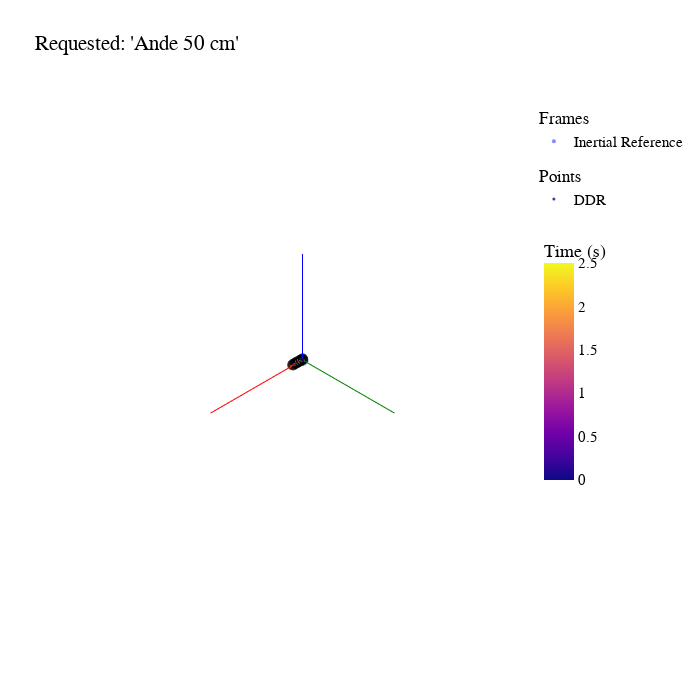

This figure's notebook cell:
### Code cell
# Create the Scene Viewer
scene = Viewer3D(title=f"Requested:\n'{recognized_speech}'", 
                 size=4) # In m

# Add inertial reference
scene.add_frame(
    transformation=np.eye(4), 
    name="Inertial Reference", 
    axis_size=5
)

# Add robot trajectory 
scene.add_points(points=trajectory, 
                 name='DDR',
                 color=time_vector,
                 colorscale='plasma',
                 range=[time_vector[0], time_vector[-1] + 0.5],
                 colorbar="Time (s)")

# Display poses
n_poses = 5
for pose in poses[::len(poses) // n_poses]:
    # Add poses
    scene.add_frame(
        transformation=pose, 
        axis_size=0.1,
        color='black'
    )

scene.figure.show()

### Figure 1 — Plotly figure (JSON) as saved in the notebook; plotly's stock layout.template omitted (floating-point values rounded to 4 significant figures)
{"data": [{"legendgroup": "Frames", "legendgrouptitle": {"text": "Frames"}, "marker": {"opacity": 0.8, "size": 4}, "mode": "markers", "name": "Inertial Reference", "showlegend": true, "type": "scatter3d", "x": [0], "y": [0], "z": [0]}, {"hoverinfo": "skip", "line": {"color": "red", "width": 2}, "mode": "lines", "name": "xInertial Reference", "showlegend": false, "type": "scatter3d", "x": [0, 5], "y": [0, 0], "z": [0, 0]}, {"hoverinfo": "skip", "line": {"color": "green", "width": 2}, "mode": "lines", "name": "yInertial Reference", "showlegend": false, "type": "scatter3d", "x": [0, 0], "y": [0, 5], "z": [0, 0]}, {"hoverinfo": "skip", "line": {"color": "blue", "width": 2}, "mode": "lines", "name": "zInertial Reference", "showlegend": false, "type": "scatter3d", "x": [0, 0], "y": [0, 0], "z": [0, 5]}, {"legendgroup": "Points", "legendgrouptitle": {"text": "Points"}, "marker": {"cmax": 2.5, "cmin": 0, "color": [0, 0.05128, 0.1026, 0.1538, 0.2051, 0.2564, 0.3077, 0.359, 0.4103, 0.4615, 0.5128, 0.5641, 0.6154, 0.6667, 0.7179, 0.7692, 0.8205, 0.8718, 0.9231, 0.9744, 1.026, 1.077, 1.128, 1.179, 1.231, 1.282, 1.333, 1.385, 1.436, 1.487, 1.538, 1.59, 1.641, 1.692, 1.744, 1.795, 1.846, 1.897, 1.949, 2], "colorbar": {"len": 0.5, "lenmode": "fraction", "title": {"text": "Time (s)"}}, "colorscale": [[0, "#0d0887"], [0.1111, "#46039f"], [0.2222, "#7201a8"], [0.3333, "#9c179e"], [0.4444, "#bd3786"], [0.5556, "#d8576b"], [0.6667, "#ed7953"], [0.7778, "#fb9f3a"], [0.8889, "#fdca26"], [1, "#f0f921"]], "opacity": 0.8, "size": 3}, "mode": "markers", "name": "DDR", "showlegend": true, "type": "scatter3d", "x": [0.0125, 0.025, 0.0375, 0.05, 0.0625, 0.075, 0.0875, 0.1, 0.1125, 0.125, 0.1375, 0.15, 0.1625, 0.175, 0.1875, 0.2, 0.2125, 0.225, 0.2375, 0.25, 0.2625, 0.275, 0.2875, 0.3, 0.3125, 0.325, 0.3375, 0.35, 0.3625, 0.375, 0.3875, 0.4, 0.4125, 0.425, 0.4375, 0.45, 0.4625, 0.475, 0.4875, 0.5], "y": [0, 0, 0, 0, 0, 0, 0, 0, 0, 0, 0, 0, 0, 0, 0, 0, 0, 0, 0, 0, 0, 0, 0, 0, 0, 0, 0, 0, 0, 0, 0, 0, 0, 0, 0, 0, 0, 0, 0, 0], "z": [0.04, 0.04, 0.04, 0.04, 0.04, 0.04, 0.04, 0.04, 0.04, 0.04, 0.04, 0.04, 0.04, 0.04, 0.04, 0.04, 0.04, 0.04, 0.04, 0.04, 0.04, 0.04, 0.04, 0.04, 0.04, 0.04, 0.04, 0.04, 0.04, 0.04, 0.04, 0.04, 0.04, 0.04, 0.04, 0.04, 0.04, 0.04, 0.04, 0.04]}, {"legendgroup": "Frames", "legendgrouptitle": {"text": "Frames"}, "marker": {"color": "black", "opacity": 0.8, "size": 4}, "mode": "markers", "name": "", "showlegend": false, "type": "scatter3d", "x": [0.0125], "y": [0], "z": [0.04]}, {"hoverinfo": "skip", "line": {"color": "red", "width": 2}, "mode": "lines", "name": "x", "showlegend": false, "type": "scatter3d", "x": [0.0125, 0.1125], "y": [0, 0], "z": [0.04, 0.04]}, {"hoverinfo": "skip", "line": {"color": "green", "width": 2}, "mode": "lines", "name": "y", "showlegend": false, "type": "scatter3d", "x": [0.0125, 0.0125], "y": [0, 0.1], "z": [0.04, 0.04]}, {"hoverinfo": "skip", "line": {"color": "blue", "width": 2}, "mode": "lines", "name": "z", "showlegend": false, "type": "scatter3d", "x": [0.0125, 0.0125], "y": [0, 0], "z": [0.04, 0.14]}, {"legendgroup": "Frames", "legendgrouptitle": {"text": "Frames"}, "marker": {"color": "black", "opacity": 0.8, "size": 4}, "mode": "markers", "name": "", "showlegend": false, "type": "scatter3d", "x": [0.1125], "y": [0], "z": [0.04]}, {"hoverinfo": "skip", "line": {"color": "red", "width": 2}, "mode": "lines", "name": "x", "showlegend": false, "type": "scatter3d", "x": [0.1125, 0.2125], "y": [0, 0], "z": [0.04, 0.04]}, {"hoverinfo": "skip", "line": {"color": "green", "width": 2}, "mode": "lines", "name": "y", "showlegend": false, "type": "scatter3d", "x": [0.1125, 0.1125], "y": [0, 0.1], "z": [0.04, 0.04]}, {"hoverinfo": "skip", "line": {"color": "blue", "width": 2}, "mode": "lines", "name": "z", "showlegend": false, "type": "scatter3d", "x": [0.1125, 0.1125], "y": [0, 0], "z": [0.04, 0.14]}, {"legendgroup": "Frames", "legendgrouptitle": {"text": "Frames"}, "marker": {"color": "black", "opacity": 0.8, "size": 4}, "mode": "markers", "name": "", "showlegend": false, "type": "scatter3d", "x": [0.2125], "y": [0], "z": [0.04]}, {"hoverinfo": "skip", "line": {"color": "red", "width": 2}, "mode": "lines", "name": "x", "showlegend": false, "type": "scatter3d", "x": [0.2125, 0.3125], "y": [0, 0], "z": [0.04, 0.04]}, {"hoverinfo": "skip", "line": {"color": "green", "width": 2}, "mode": "lines", "name": "y", "showlegend": false, "type": "scatter3d", "x": [0.2125, 0.2125], "y": [0, 0.1], "z": [0.04, 0.04]}, {"hoverinfo": "skip", "line": {"color": "blue", "width": 2}, "mode": "lines", "name": "z", "showlegend": false, "type": "scatter3d", "x": [0.2125, 0.2125], "y": [0, 0], "z": [0.04, 0.14]}, {"legendgroup": "Frames", "legendgrouptitle": {"text": "Frames"}, "marker": {"color": "black", "opacity": 0.8, "size": 4}, "mode": "markers", "name": "", "showlegend": false, "type": "scatter3d", "x": [0.3125], "y": [0], "z": [0.04]}, {"hoverinfo": "skip", "line": {"color": "red", "width": 2}, "mode": "lines", "name": "x", "showlegend": false, "type": "scatter3d", "x": [0.3125, 0.4125], "y": [0, 0], "z": [0.04, 0.04]}, {"hoverinfo": "skip", "line": {"color": "green", "width": 2}, "mode": "lines", "name": "y", "showlegend": false, "type": "scatter3d", "x": [0.3125, 0.3125], "y": [0, 0.1], "z": [0.04, 0.04]}, {"hoverinfo": "skip", "line": {"color": "blue", "width": 2}, "mode": "lines", "name": "z", "showlegend": false, "type": "scatter3d", "x": [0.3125, 0.3125], "y": [0, 0], "z": [0.04, 0.14]}, {"legendgroup": "Frames", "legendgrouptitle": {"text": "Frames"}, "marker": {"color": "black", "opacity": 0.8, "size": 4}, "mode": "markers", "name": "", "showlegend": false, "type": "scatter3d", "x": [0.4125], "y": [0], "z": [0.04]}, {"hoverinfo": "skip", "line": {"color": "red", "width": 2}, "mode": "lines", "name": "x", "showlegend": false, "type": "scatter3d", "x": [0.4125, 0.5125], "y": [0, 0], "z": [0.04, 0.04]}, {"hoverinfo": "skip", "line": {"color": "green", "width": 2}, "mode": "lines", "name": "y", "showlegend": false, "type": "scatter3d", "x": [0.4125, 0.4125], "y": [0, 0.1], "z": [0.04, 0.04]}, {"hoverinfo": "skip", "line": {"color": "blue", "width": 2}, "mode": "lines", "name": "z", "showlegend": false, "type": "scatter3d", "x": [0.4125, 0.4125], "y": [0, 0], "z": [0.04, 0.14]}], "layout": {"font": {"color": "black", "family": "Arial", "size": 15}, "height": 700, "scene": {"aspectmode": "cube", "camera": {"projection": {"type": "orthographic"}}, "xaxis": {"range": [-4, 4], "showaxeslabels": false, "showbackground": false, "showgrid": false, "showspikes": false, "showticklabels": false, "title": {"text": ""}}, "yaxis": {"range": [-4, 4], "showaxeslabels": false, "showbackground": false, "showgrid": false, "showspikes": false, "showticklabels": false, "title": {"text": ""}}, "zaxis": {"range": [-4, 4], "showaxeslabels": false, "showbackground": false, "showgrid": false, "showspikes": false, "showticklabels": false, "title": {"text": ""}}}, "title": {"text": "Requested:\n'Ande 50 cm'"}, "width": 700}}
